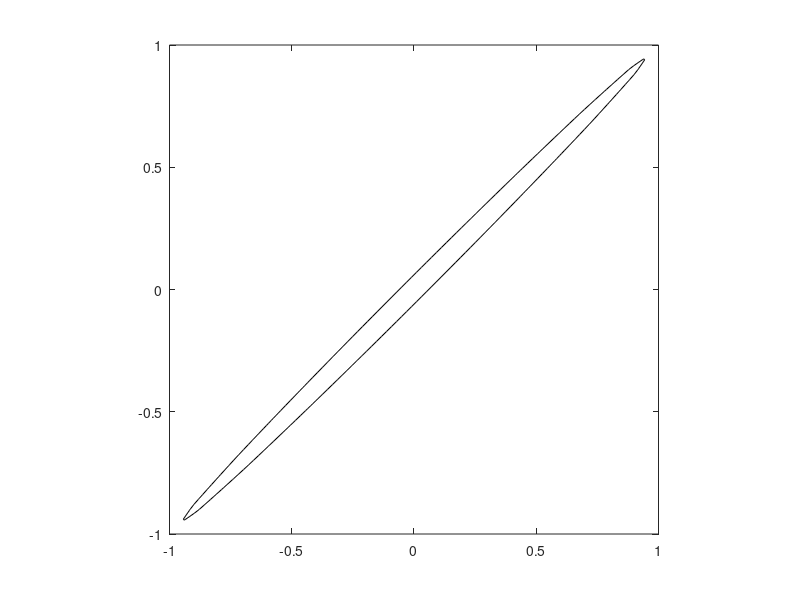

The MATLAB script that drew this image: (Note: this script raises an error after producing the figure.)
%% Markov Chain Metropolis Monte Carlo Method using spherical Gaussian proposal distribution

% This is the target distribution
mu = [0 0];
rho = 0.998;
sigma = [1 rho; rho 1];
P = @(X) mvnpdf(X, mu, sigma);
x1 = linspace(-1, 1);
x2 = x1;
[x1, x2] = meshgrid(x1, x2);
Pcontour = reshape(P([x1(:), x2(:)]), 100, 100);
figure(1); clf; [M,c] = contour(x1, x2, Pcontour, [1.6 3], 'k'); axis square
c.LineWidth = 3;
hold on;

%% Metropolis Algorithm
%% Initialise values
T = 10000;

X_stored = zeros(T,2);
X_term = zeros(T+1, 2);

X = [0 0]; % starting X value
X_stored(1,:) = X;
X_term = X;

EPSILON = [0.1 0; 0 0.1];
MU2 = [0 0];

accepted = 0;

for i = 1:T
    test = mvnrnd(X, EPSILON);

    A = P(test)/P(X);
    
    if A >= 1
        accept = 1;
    else
        a = rand();
        if a <= A
            accept = 1;
        else
            accept = 0;
        end
    end
    if accept
        X = test;
    end
    accepted = accepted + accept;
    X_stored(i, :) = X;
    X_term(i+1, :) = X;
end

figure(1);
plot(X_stored(:,1), X_stored(:,2), '-x')
hold on; plot(X_term(:,1), X_term(:,2), 'ksq')
acceptance_rate = accepted/T


%% Analysis of results (ie, independence of sample)
% Calling the autocorrelation function (acf()) on either column vector of 
% the X_term arrays leads to very similar (almost identical) results, 
% so I am addressing only one column vector (that for X1).

%% This calculates the 'rule of thumb for T to generate an effectively
%% independent sample - the result is rather large:
%% anywhere from around 450,000, to orders of magnitude higher (1.2 BILLION!)
X1sum = sum(X_term(:,1))^2;
L = sqrt(X1sum);
ruleOfThumb = (L/EPSILON(1,1))^2

%% I have commented the autocorrelate function out, so it doesn't overwrite
%% plots for previous section. Uncomment it for results.

%acf(X_term(:,1), T);

% According to the acf function, a value of 0 was acheived with a lag (ie
% T) of 10,000. However, it fluctuates between above and below the zero
% line. When setting Lag,T to 50,000, the value still fluctuates around the
% zero-line, however, it remains very close to zero after T = 30,000:
% <0.05 after T=30,000, and < 0.01 after T=47,000, and is effectively equal
% to zero by T = 50,000. 
% The acf results would seem to suggest an essentially-independent sample
% could be generated in around 30-50 thousand samples... which is still
% quite a large number - however, it is orders of magnitude fewer than the
% 'rule of thumb' would suggest.
% 

